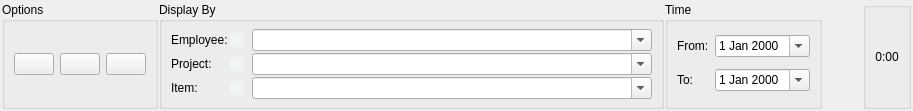
         <widget class="QWidget" name="ShiftSettings">
          <property name="styleSheet">
           <string notr="true">QCheckBox::indicator,QRadioButton::indicator{
border:none;
background-color:#F1F4F5;

}



QCheckBox::indicator,QRadioButton::indicator{
border:none;
background-color:#F1F4F5;

}
QCheckBox::indicator:hover,QRadioButton::indicator:hover{
border:none;
background-color:#E4E9EB;

}
QCheckBox::indicator:checked,QRadioButton::indicator:checked{
border:none;
background-color:#8DAA91;

}</string>
          </property>
          <attribute name="title">
           <string>Shift</string>
          </attribute>
          <layout class="QHBoxLayout" name="horizontalLayout_3">
           <property name="spacing">
            <number>1</number>
           </property>
           <property name="leftMargin">
            <number>2</number>
           </property>
           <property name="topMargin">
            <number>2</number>
           </property>
           <property name="rightMargin">
            <number>2</number>
           </property>
           <property name="bottomMargin">
            <number>2</number>
           </property>
           <item>
            <widget class="QGroupBox" name="groupBox_4">
             <property name="title">
              <string>Options</string>
             </property>
             <layout class="QHBoxLayout" name="horizontalLayout_6">
              <property name="topMargin">
               <number>7</number>
              </property>
              <property name="bottomMargin">
               <number>7</number>
              </property>
              <item>
               <widget class="QPushButton" name="ShiftAdd">
                <property name="text">
                 <string/>
                </property>
               </widget>
              </item>
              <item>
               <widget class="QPushButton" name="ShiftEdit">
                <property name="text">
                 <string/>
                </property>
               </widget>
              </item>
              <item>
               <widget class="QPushButton" name="ShiftDelete">
                <property name="text">
                 <string/>
                </property>
               </widget>
              </item>
             </layout>
            </widget>
           </item>
           <item>
            <widget class="QGroupBox" name="groupBox_5">
             <property name="title">
              <string>Display By</string>
             </property>
             <layout class="QGridLayout" name="gridLayout">
              <property name="topMargin">
               <number>7</number>
              </property>
              <property name="bottomMargin">
               <number>7</number>
              </property>
              <property name="spacing">
               <number>2</number>
              </property>
              <item row="0" column="2">
               <widget class="QComboBox" name="ShiftEmployeeCombo">
                <property name="minimumSize">
                 <size>
                  <width>400</width>
                  <height>0</height>
                 </size>
                </property>
                <property name="maximumSize">
                 <size>
                  <width>400</width>
                  <height>16777215</height>
                 </size>
                </property>
                <property name="font">
                 <font>
                  <family>Calibri</family>
                  <pointsize>-1</pointsize>
                 </font>
                </property>
                <property name="editable">
                 <bool>true</bool>
                </property>
                <property name="sizeAdjustPolicy">
                 <enum>QComboBox::AdjustToContents</enum>
                </property>
               </widget>
              </item>
              <item row="1" column="2">
               <widget class="QComboBox" name="ShiftProjectCombo">
                <property name="minimumSize">
                 <size>
                  <width>400</width>
                  <height>0</height>
                 </size>
                </property>
                <property name="maximumSize">
                 <size>
                  <width>400</width>
                  <height>16777215</height>
                 </size>
                </property>
                <property name="font">
                 <font>
                  <family>Calibri</family>
                  <pointsize>-1</pointsize>
                 </font>
                </property>
                <property name="editable">
                 <bool>true</bool>
                </property>
                <property name="sizeAdjustPolicy">
                 <enum>QComboBox::AdjustToContents</enum>
                </property>
               </widget>
              </item>
              <item row="0" column="0">
               <widget class="QLabel" name="label2323">
                <property name="text">
                 <string>Employee:</string>
                </property>
               </widget>
              </item>
              <item row="2" column="2">
               <widget class="QComboBox" name="ShiftItemCombo">
                <property name="minimumSize">
                 <size>
                  <width>400</width>
                  <height>0</height>
                 </size>
                </property>
                <property name="maximumSize">
                 <size>
                  <width>400</width>
                  <height>16777215</height>
                 </size>
                </property>
                <property name="font">
                 <font>
                  <family>Calibri</family>
                  <pointsize>-1</pointsize>
                 </font>
                </property>
                <property name="editable">
                 <bool>true</bool>
                </property>
                <property name="sizeAdjustPolicy">
                 <enum>QComboBox::AdjustToContents</enum>
                </property>
               </widget>
              </item>
              <item row="2" column="0">
               <widget class="QLabel" name="label_3">
                <property name="text">
                 <string>Item:</string>
                </property>
               </widget>
              </item>
              <item row="1" column="0">
               <widget class="QLabel" name="label_2">
                <property name="text">
                 <string>Project:</string>
                </property>
               </widget>
              </item>
              <item row="0" column="1">
               <widget class="QCheckBox" name="ShiftEmployeeBox">
                <property name="text">
                 <string/>
                </property>
               </widget>
              </item>
              <item row="1" column="1">
               <widget class="QCheckBox" name="ShiftProjectBox">
                <property name="text">
                 <string/>
                </property>
               </widget>
              </item>
              <item row="2" column="1">
               <widget class="QCheckBox" name="ShiftItemBox">
                <property name="text">
                 <string/>
                </property>
               </widget>
              </item>
             </layout>
            </widget>
           </item>
           <item>
            <widget class="QGroupBox" name="groupBox_13">
             <property name="title">
              <string>Time</string>
             </property>
             <layout class="QGridLayout" name="gridLayout_13">
              <property name="topMargin">
               <number>7</number>
              </property>
              <property name="bottomMargin">
               <number>7</number>
              </property>
              <item row="0" column="1">
               <widget class="QDateEdit" name="ShiftDate1">
                <property name="calendarPopup">
                 <bool>true</bool>
                </property>
               </widget>
              </item>
              <item row="1" column="1">
               <widget class="QDateEdit" name="ShiftDate2">
                <property name="calendarPopup">
                 <bool>true</bool>
                </property>
               </widget>
              </item>
              <item row="0" column="0">
               <widget class="QLabel" name="label_4">
                <property name="text">
                 <string>From:</string>
                </property>
               </widget>
              </item>
              <item row="1" column="0">
               <widget class="QLabel" name="label_5">
                <property name="text">
                 <string>To:</string>
                </property>
               </widget>
              </item>
             </layout>
            </widget>
           </item>
           <item>
            <spacer name="horizontalSpacer_5">
             <property name="orientation">
              <enum>Qt::Horizontal</enum>
             </property>
             <property name="sizeHint" stdset="0">
              <size>
               <width>40</width>
               <height>20</height>
              </size>
             </property>
            </spacer>
           </item>
           <item>
            <widget class="QGroupBox" name="groupBox_15">
             <property name="title">
              <string/>
             </property>
             <layout class="QGridLayout" name="gridLayout_15">
              <item row="0" column="0">
               <widget class="QLabel" name="ShiftTotalTime">
                <property name="layoutDirection">
                 <enum>Qt::LeftToRight</enum>
                </property>
                <property name="text">
                 <string>0:00</string>
                </property>
                <property name="alignment">
                 <set>Qt::AlignCenter</set>
                </property>
               </widget>
              </item>
             </layout>
            </widget>
           </item>
          </layout>
         </widget>
